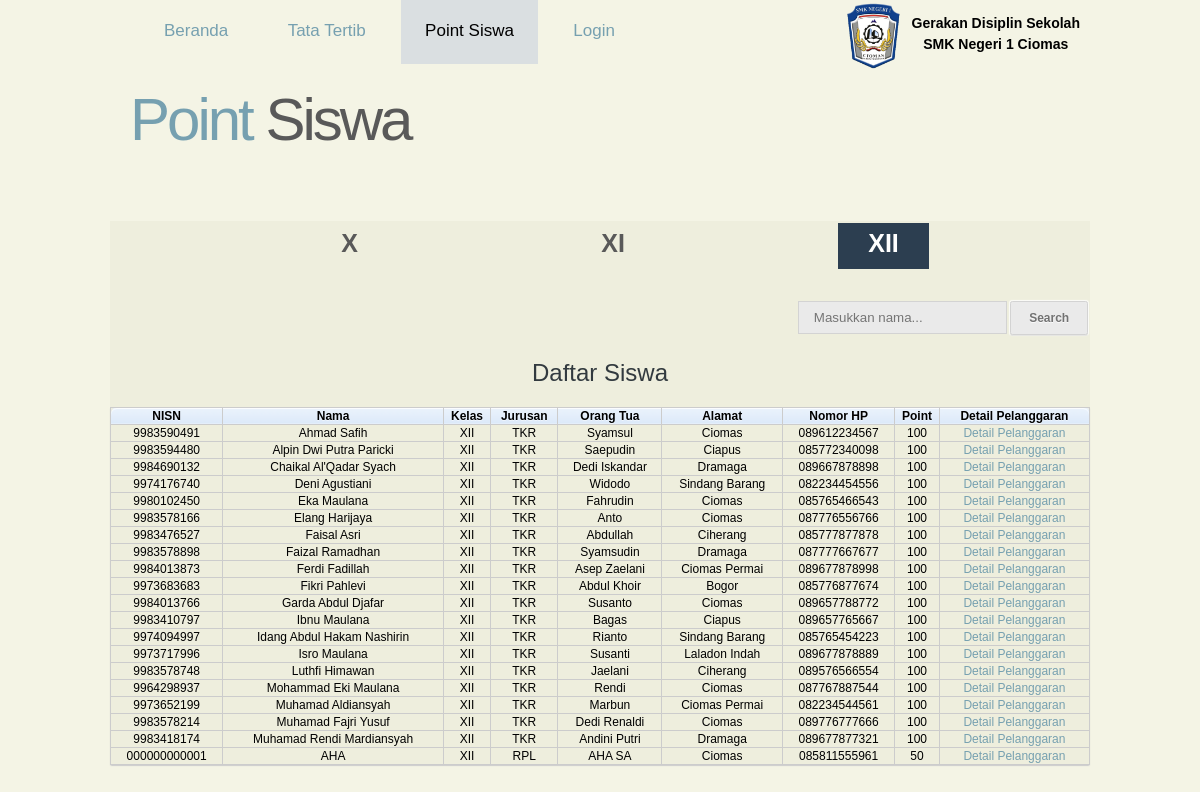
Screenshot of /XII.php with the database file from the repository.
### tables this page shows
CREATE TABLE IF NOT EXISTS `siswa` (
  `nisn` varchar(12) DEFAULT NULL,
  `nama` varchar(255) DEFAULT NULL,
  `kelas` varchar(3) NOT NULL,
  `jurusan` varchar(3) NOT NULL,
  `namaortu` varchar(100) NOT NULL,
  `alamat` varchar(200) NOT NULL,
  `nohp` varchar(12) NOT NULL,
  `point` int(3) NOT NULL DEFAULT '100'
);

### XII.php (the view, shortened to what this page needs)
<html>
<head>
<link rel="stylesheet" href="css/kelas.css" type="text/css">
</head>
<body>
	<div class="bungkus">
		<div class="header">
			<ul>
			  <li><a href="index.php">Beranda</a></li>
			  <li><a href="tatatertib.php">Tata Tertib</a></li>
			  <li class="active"><a href="pointsiswa.php">Point Siswa</a></li>
			  <li><a href="login.php">Login</a></li>
			</ul>
			<h3 style="float:right; text-align:center; margin:-43px 20px 0 0;">
			Gerakan Disiplin Sekolah<br>SMK Negeri 1 Ciomas</h3>
			<img src="images/baru.png" width="auto" height="70px" style="float:left; margin:-55px 0 0 740px;">
			<h1 class="h"><a href="pointsiswa.php">Point <span>Siswa</span></a></h1>
		</div>
		<div class="content">
			<ul>
				<li><a href="X.php">X</a></li>
				<li><a href="XI.php">XI</a></li>
				<li class="active"><a href="XII.php">XII</a></li>
			</ul>
			<form method="post">
    <input class="cari"type="text" name="cari" placeholder="Masukkan nama...">
    <input class="enjoy-css" type="submit" name="kirim" value="Search">
			</form>
		<h2 style="margin-top:10px;">Daftar Siswa</h2>
		<table class="bordered">
		<thead>
			<th>NISN</th>
			<th>Nama</th>
			<th>Kelas</th>
			<th>Jurusan</th>
			<th>Orang Tua</th>
			<th>Alamat</th>
			<th>Nomor HP</th>
			<th>Point</th>
			<th>Detail Pelanggaran</th>
		</thead>
		<tbody>
		<?php
		$sql = "select * from siswa where kelas='XII'";
		$query = mysql_query($sql);
		while ($data = mysql_fetch_assoc($query)){
			?>
			<tr>
				<td><?php echo $data['nisn']; ?></td>
				<td><?php echo $data['nama']; ?></td>
				<td><?php echo $data['kelas']; ?></td>
				<td><?php echo $data['jurusan'];  ?></td>
				<td><?php echo $data['namaortu']; ?></td>
				<td><?php echo $data['alamat']; ?></td>
				<td><?php echo $data['nohp']; ?></td>
				<td><?php echo $data['point']; ?></td>
				<td><a href="tampil.php?nisn=<?php echo $data['nisn'];?>">Detail Pelanggaran</a></td>
			</tr>
		<?php
		}
		?>
		</tbody>
		</table>
		</div>
	</div>
</body>
</html>

### css/kelas.css (style rules this page uses)
body { background:#f4f4e5; font:normal 12px/1.8em Arial, Helvetica, sans-serif; }
a { color:#76a0b0; text-decoration:none; }
h1 { margin:0; padding:0 0 0 30px; color:#76a0b0; font:normal 60px/1.2em Arial, Helvetica, sans-serif; letter-spacing:-3px; }
h1 span { color:#595959; }
h1 a, h1 a:hover { color:#76a0b0; text-decoration:none; }
h2 { font:normal 24px/1.5em Arial, Helvetica, sans-serif; padding:8px 0; margin:8px 0; color:#323a3f; }
.h { margin-top:40px; }
.bungkus { width:1000px; margin-right: auto; margin-left: auto; }
.header { background:#f4f4e5; height:60px; width:1000px; }
.header ul { list-style:none; }
.header ul li { margin:12px 8px 0 0; padding:0; display:inline-block; }
.header ul li a { padding:28px 24px 24px; text-decoration:none; font-size:17px; }
.header ul li.active a, .header ul li a:hover { background-color:#dadfe1; color:black; }
.content { margin:150px 0 10px 10px; text-align: center; float:left; width:980px; background-color: #eeeedd; }
.content ul { list-style:none; }
.content ul li { display:inline-block; }
.content ul li a { margin:0px 90px 10px 90px; padding:6px 30px 12px 30px; color:#595959; font-weight:bold; font-size:25px; }
.content ul li.active a, .content ul li a:hover { background-color:#2c3e50; color:white; }
table { border-collapse: collapse; border-spacing: 0; width: 100%; }
.bordered { font-size:12px; border: solid #ccc 1px; -moz-border-radius: 6px; -webkit-border-radius: 6px; border-radius: 2px; -webkit-box-shadow: 0 1px 1px #ccc; -moz-box-shadow: 0 1px 1px #ccc; box-shadow: 0 1px 1px #ccc; }
.bordered td, .bordered th { border-left: 1px solid #ccc; border-top: 1px solid #ccc; text-align: center; color:black; }
.bordered th { background-color: #dce9f9; background-image: -webkit-gradient(linear, left top, left bottom, from(#ebf3fc), to(#dce9f9)); background-image: -webkit-linear-gradient(top, #ebf3fc, #dce9f9); background-image: -moz-linear-gradient(top, #ebf3fc, #dce9f9); background-image: -ms-linear-gradient(top, #ebf3fc, #dce9f9); background-image: -o-linear-gradient(top, #ebf3fc, #dce9f9); background-image: linear-gradient(top, #ebf3fc, #dce9f9); -webkit-box-shadow: 0 1px 0 rgba(255,255,255,.8) inset; -moz-box-shadow:0 1px 0 rgba(255,255,255,.8) inset; box-shadow: 0 1px 0 rgba(255,255,255,.8) inset; border-top: none; text-shadow: 0 1px 0 rgba(255,255,255,.5); }
.bordered td:first-child, .bordered th:first-child { border-left: none; }
.bordered th:first-child { -moz-border-radius: 6px 0 0 0; -webkit-border-radius: 6px 0 0 0; }
.bordered th:last-child { -moz-border-radius: 0 6px 0 0; -webkit-border-radius: 0 6px 0 0; }
.bordered tr:last-child td:first-child { -moz-border-radius: 0 0 0 6px; -webkit-border-radius: 0 0 0 6px; }
.bordered tr:last-child td:last-child { -moz-border-radius: 0 0 6px 0; -webkit-border-radius: 0 0 6px 0; }
.enjoy-css { display: inline-block; -webkit-box-sizing: content-box; -moz-box-sizing: content-box; box-sizing: content-box; padding: 0 1.5em; border: 1px solid rgba(211,211,211,1); -webkit-border-radius: 0.2em; border-radius: 0.2em; font: normal normal bold 1em/2em Arial, Helvetica, sans-serif; color: rgba(114,114,114,1); -o-text-overflow: clip; text-overflow: clip; white-space: nowrap; background: rgba(234,234,234,1); -webkit-box-shadow: 0 0 1px 1px rgba(255,255,255,0.8) , 0 1px 0 0 rgba(0,0,0,0.298039) ; box-shadow: 0 0 1px 1px rgba(255,255,255,0.8) , 0 1px 0 0 rgba(0,0,0,0.298039) ; text-shadow: 0 1px 0 rgba(255,255,255,0.8) ; -webkit-transition: all 200ms cubic-bezier(0.42, 0, 0.58, 1) 10ms; -moz-transition: all 200ms cubic-bezier(0.42, 0, 0.58, 1) 10ms; -o-transition: all 200ms cubic-bezier(0.42, 0, 0.58, 1) 10ms; transition: all 200ms cubic-bezier(0.42, 0, 0.58, 1) 10ms; height: 32px; }
.cari { margin-left: 70%; margin-top: 3%; padding:8px 15px; background: rgba(234,234,234,1); border: 1px solid rgba(211,211,211,1); color:rgba(114,114,114,1); }

### rows the page displays
siswa: nisn "9983590491", nama "Ahmad Safih", kelas "XII", jurusan "TKR", namaortu "Syamsul", alamat "Ciomas", nohp "089612234567", point "100"
siswa: nisn "9983594480", nama "Alpin Dwi Putra Paricki", kelas "XII", jurusan "TKR", namaortu "Saepudin", alamat "Ciapus", nohp "085772340098", point "100"
siswa: nisn "9984690132", nama "Chaikal Al'Qadar Syach", kelas "XII", jurusan "TKR", namaortu "Dedi Iskandar", alamat "Dramaga", nohp "089667878898", point "100"
siswa: nisn "9974176740", nama "Deni Agustiani", kelas "XII", jurusan "TKR", namaortu "Widodo", alamat "Sindang Barang", nohp "082234454556", point "100"
siswa: nisn "9980102450", nama "Eka Maulana", kelas "XII", jurusan "TKR", namaortu "Fahrudin", alamat "Ciomas", nohp "085765466543", point "100"
siswa: nisn "9983578166", nama "Elang Harijaya", kelas "XII", jurusan "TKR", namaortu "Anto", alamat "Ciomas", nohp "087776556766", point "100"
siswa: nisn "9983476527", nama "Faisal Asri", kelas "XII", jurusan "TKR", namaortu "Abdullah", alamat "Ciherang", nohp "085777877878", point "100"
siswa: nisn "9983578898", nama "Faizal Ramadhan", kelas "XII", jurusan "TKR", namaortu "Syamsudin", alamat "Dramaga", nohp "087777667677", point "100"
siswa: nisn "9984013873", nama "Ferdi Fadillah", kelas "XII", jurusan "TKR", namaortu "Asep Zaelani", alamat "Ciomas Permai", nohp "089677878998", point "100"
siswa: nisn "9973683683", nama "Fikri Pahlevi", kelas "XII", jurusan "TKR", namaortu "Abdul Khoir", alamat "Bogor", nohp "085776877674", point "100"
siswa: nisn "9984013766", nama "Garda Abdul Djafar", kelas "XII", jurusan "TKR", namaortu "Susanto", alamat "Ciomas", nohp "089657788772", point "100"
siswa: nisn "9983410797", nama "Ibnu Maulana", kelas "XII", jurusan "TKR", namaortu "Bagas", alamat "Ciapus", nohp "089657765667", point "100"
siswa: nisn "9974094997", nama "Idang Abdul Hakam Nashirin", kelas "XII", jurusan "TKR", namaortu "Rianto", alamat "Sindang Barang", nohp "085765454223", point "100"
siswa: nisn "9973717996", nama "Isro Maulana", kelas "XII", jurusan "TKR", namaortu "Susanti", alamat "Laladon Indah", nohp "089677878889", point "100"
siswa: nisn "9983578748", nama "Luthfi Himawan", kelas "XII", jurusan "TKR", namaortu "Jaelani", alamat "Ciherang", nohp "089576566554", point "100"
siswa: nisn "9964298937", nama "Mohammad Eki Maulana", kelas "XII", jurusan "TKR", namaortu "Rendi", alamat "Ciomas", nohp "087767887544", point "100"
siswa: nisn "9973652199", nama "Muhamad Aldiansyah", kelas "XII", jurusan "TKR", namaortu "Marbun", alamat "Ciomas Permai", nohp "082234544561", point "100"
siswa: nisn "9983578214", nama "Muhamad Fajri Yusuf", kelas "XII", jurusan "TKR", namaortu "Dedi Renaldi", alamat "Ciomas", nohp "089776777666", point "100"
siswa: nisn "9983418174", nama "Muhamad Rendi Mardiansyah", kelas "XII", jurusan "TKR", namaortu "Andini Putri", alamat "Dramaga", nohp "089677877321", point "100"
siswa: nisn "000000000001", nama "AHA", kelas "XII", jurusan "RPL", namaortu "AHA SA", alamat "Ciomas", nohp "085811555961", point "50"
